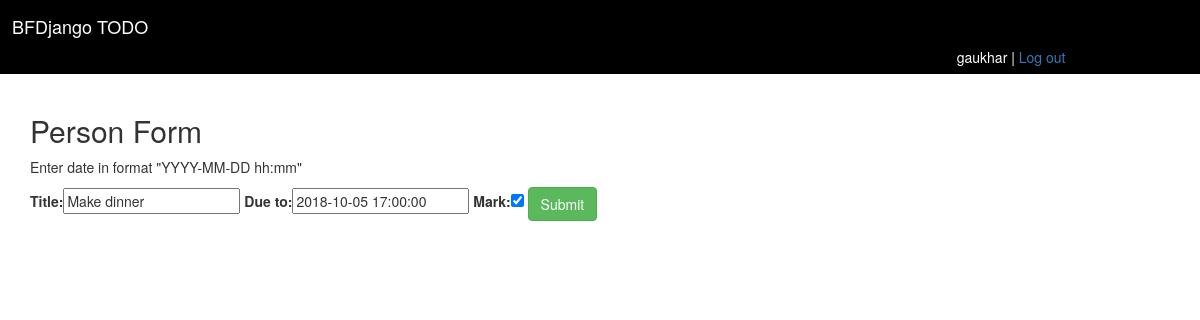
The app's page /main/1/update_task/25 (signed in) with its own data.
### main/models.py (models this page shows, shortened)
class Task(models.Model):
    title = models.CharField(max_length=100)
    created = models.DateTimeField()
    due_to = models.DateTimeField()
    owner = models.ForeignKey(User,on_delete=models.CASCADE,related_name = 'main_tasks')
    mark = models.BooleanField();

### main/views.py (the view)
# urls.py: path('1/update_task/<int:task_id>',views.update_task, name='update_task')
@login_required
def update_task(request, task_id):
    try:
        task = Task.objects.get(id=task_id)
        if request.method == 'POST':
            form = TaskUpdateForm(request.POST or None)
            if form.is_valid():
                title = form.cleaned_data['title']
                due_to = form.cleaned_data['due_to']
                mark=form.cleaned_data['mark']
                task.title = title
                task.due_to = due_to
                task.mark=mark
                task.save()
                return redirect('index')
            else:
            	return HttpResponse(form.errors )
        else:
            form = TaskUpdateForm(initial={'due_to': task.due_to, 'title': task.title,'mark': task.mark})
            context = {'form': form, 'task':task}
            return render(request,'update_task.html',context)
    except Task.DoesNotExist:
         return HttpResponse("not")

### main/forms.py
class TaskUpdateForm(ModelForm):
    class Meta:
        model=Task
        fields = ('title','due_to','mark')

### cbv/templates/update_task.html (shortened to what this page needs)
{% extends 'base.html' %}
{% block body %}
 <h2>Person Form</h2>
 <p>Enter date in format "YYYY-MM-DD hh:mm"</p>
        <form action="{% url 'update_task' task.id%}" method="post">
      {{form}}
<input type="submit" class="btn btn-success" value="Submit">
</form>
{% endblock %}

### cbv/templates/base.html (shortened to what this page needs)
{% load static %}
<!DOCTYPE html>
<html>
<head>
	<link rel="stylesheet" type="text/css" href="{% static 'css/bootstrap1.css'%}">
	<link rel="stylesheet" type="text/css" href="{% static 'css/mycustom.css' %}">
</head>
<body>
<div class="jumbotron">
	<h4>BFDjango TODO </h4>
	  {% if user.is_authenticated %}
	<span class="users">{{user.username}} |
	<a href="{% url 'logout' %}" >Log out</a></span>
	   {% else %}
	  <a href="{% url 'register' %} " class='users'>Sign Up</a>
	      {% endif %}
</div>
<div class="container">
{% block body %}
{% endblock %}
</div>
</body>
</html>

### main/static/css/mycustom.css (style rules this page uses)
.jumbotron { background-color: black; margin-bottom: 20px; color:white; padding:7px; padding-left: 12px; }
.users { padding-left: 80%; }

### records on screen
Task: title "Make dinner", due_to "2018-10-05 17:00:00", mark "☑"

### other values on screen
{{ user.username }} "gaukhar"
